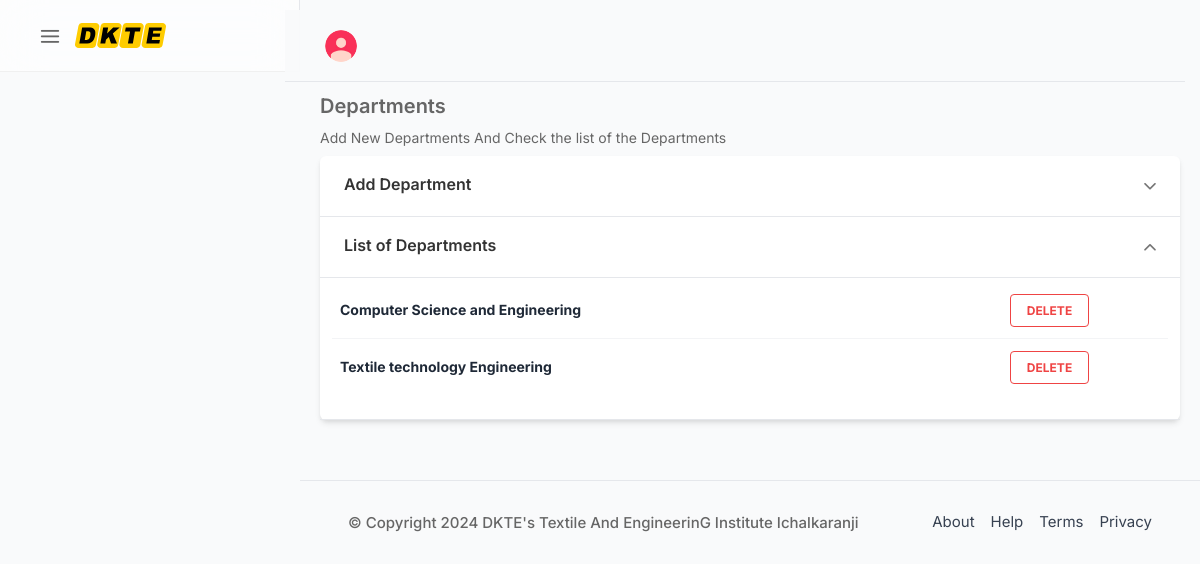
/institute-section/index.php (signed in), run on the app's committed database.
### tables this page shows
CREATE TABLE `departments` (
  `id` int(10) NOT NULL,
  `dept_id` varchar(250) NOT NULL,
  `dept_name` varchar(250) NOT NULL
);

### institute-section/index.php (the view, shortened to what this page needs)
<?php
include("connection.php");
?>
<!DOCTYPE html>
<html lang="en">
<head>
    <?php include("css.php"); ?>
</head>
<body>
    <div id="wrapper" class="is-verticle">
        <?php include("header.php"); ?>
        <div class="main_content">
            <div class="container">
                <div class="mb-2">
                    <div class="text-xl font-semibold">Departments</div>
                    <div class="text-sm mt-2">Add New Departments And Check the list of the Departments</div>
                </div>
                <div class="bg-white rounded-md shadow-md">
                    <ul class="space-y-0 rounded-md uk-accordion" uk-accordion="">
                        <li>
                            <a class="uk-accordion-title border-b py-4 px-6" href="#">
                                <div class="flex items-center text-base font-semibold">
                                    Add Department
                                </div>
                            </a>
                        </li>
                        <li class="uk-open">
                            <a class="uk-accordion-title border-b py-4 px-6" href="#">
                                <div class="flex items-center text-base font-semibold">
                                    List of Departments
                                </div>
                            </a>
                            <div class="uk-accordion-content py-6 px-8 mt-0 border-b" hidden="">
                                <div class="-m-5 divide-y divide-gray-200 text-sm overflow-x-auto" id="dlist">
                                    <table class="table-auto w-full no-scrollbar">
                                        <tbody class="text-sm divide-y divide-gray-100">
                                            <?php
                                            $sql = "SELECT * FROM departments";
                                            $sql_run = $db->query($sql);
                                            while ($rows = $sql_run->fetch_assoc()) {
                                            ?>
                                                <tr id="<?php echo $rows['dept_id']?>">
                                                    <td class="p-2 whitespace-nowrap">
                                                        <div class="flex items-center">
                                                            <div class="text-gray-800 font-bold"><?php echo $rows['dept_name'] ?></div>
                                                        </div>
                                                    </td>
                                                    <td class="p-2 whitespace-nowrap">
                                                        <div class="text-center "><a href="#" onclick="delete_dep('<?php echo $rows['dept_id']?>');" class="text-red-500 bg-transparent border border-solid border-red-500 hover:bg-red-500 hover:text-white active:bg-red-600 font-bold uppercase text-xs px-4 py-2 rounded outline-none focus:outline-none mr-1 mb-1 ease-linear transition-all duration-150">Delete</a></div>
                                                    </td>
                                                </tr>
                                            <?php } ?>
                                        </tbody>
                                    </table>
                                </div>
                            </div>
                        </li>
                    </ul>
                </div>
            </div>
            <?php include("footer.php"); ?>
        </div>
    </div>
</body>
</html>

### assets/css/uikit.css (style rules this page uses)
.uk-accordion { padding: 0; list-style: none; }
.uk-accordion > :nth-child(n+2) { margin-top: 20px; }
.uk-accordion-title { display: block; font-size: 1.1rem; line-height: 1.4; color: #333; overflow: hidden; }
.uk-accordion-title::before { font-size: 20px; width: 1.4em; margin-right: -12px; float: right; font-family: "Feather-Icons"; content: "\e92e"; color: rgba(0, 0, 0, 0.54); }
.uk-open > .uk-accordion-title::before { content: "\e931"; }
.uk-accordion-content { margin-top: 20px; }
.uk-accordion-content::before, .uk-accordion-content::after { content: ""; display: table; }
.uk-accordion-content::after { clear: both; }
.uk-accordion-content > :last-child { margin-bottom: 0; }

### data on the page
departments: dept_name "Computer Science and Engineering"
departments: dept_name "Textile technology Engineering"

### other printed values
$college "DKTE's Textile And EngineerinG Institute Ichalkaranji"
